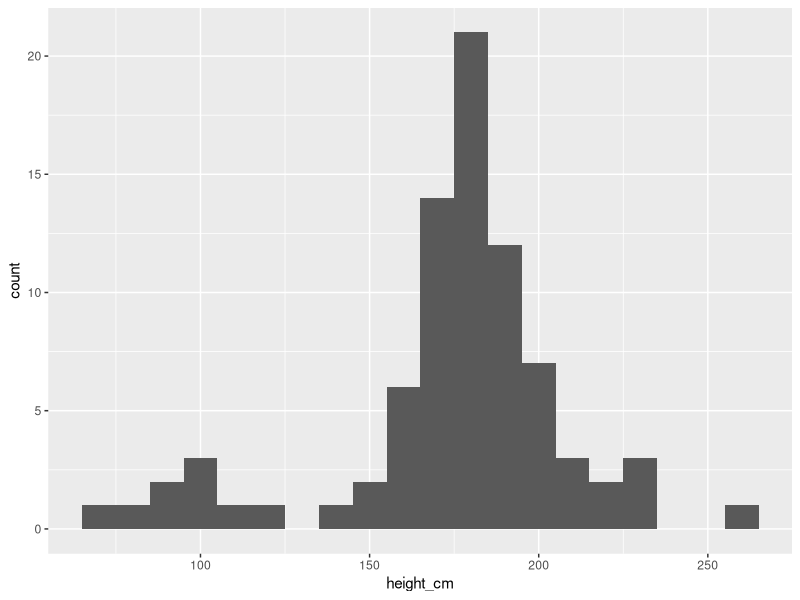
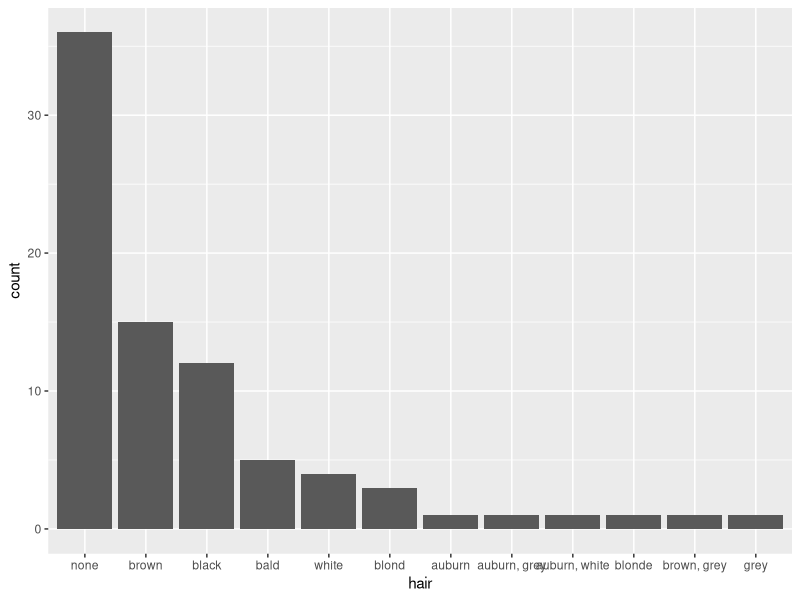
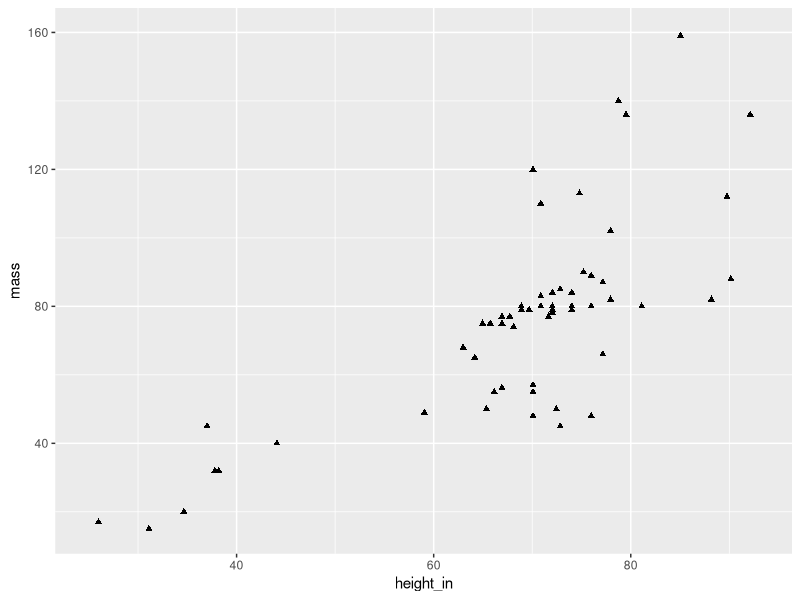
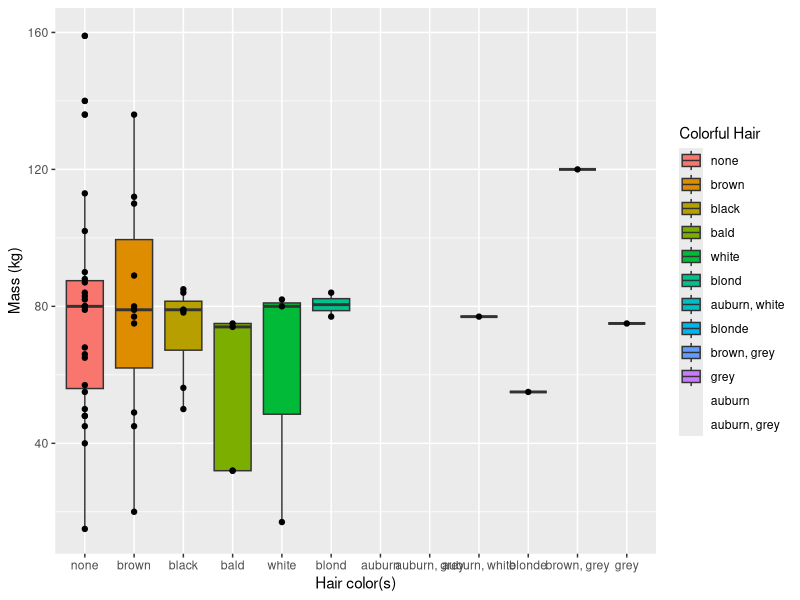
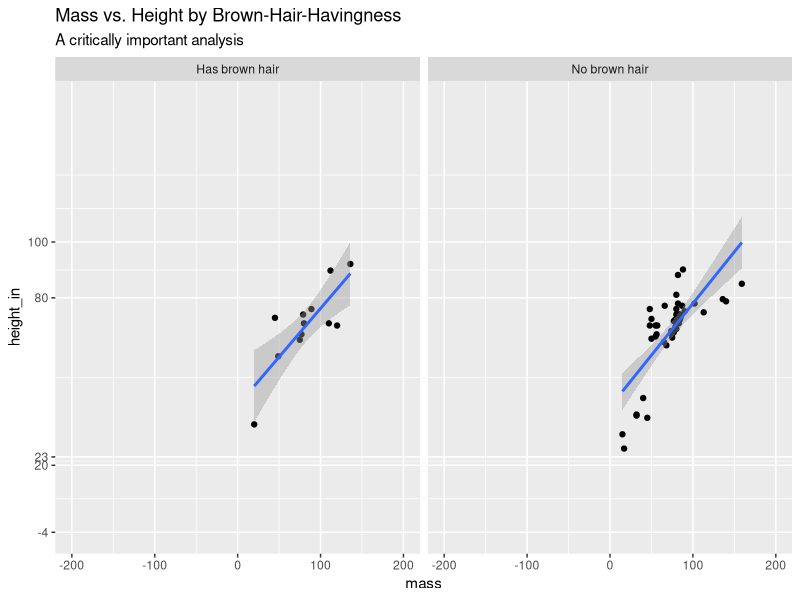
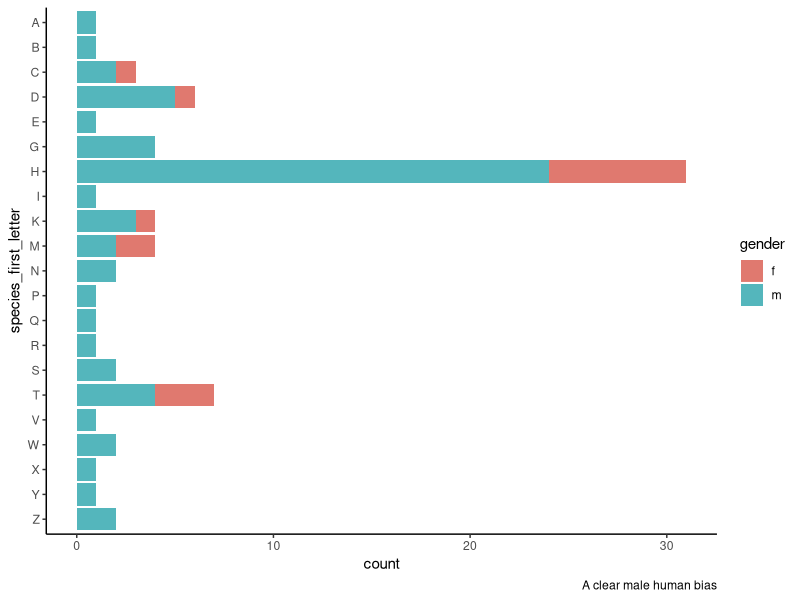
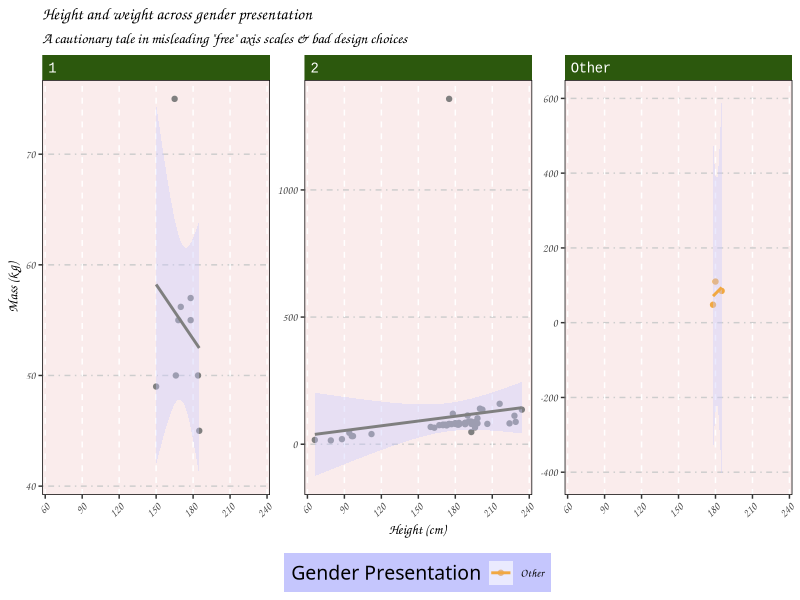

Generate these figures, in order, with R:
library(tidyverse)

## Create your goal tibble to replicate

# # Run this line to see what your end product should look like
# sw.wrangled.goal <- read_csv("data/sw-wrangled.csv") %>% 
#   mutate(across(c(hair, gender, species, homeworld), factor)) # this is a quick-and-dirty fix to account for odd importing behavior
# 
# # View in console
# sw.wrangled.goal 
# 
# # Examine the structure of the df and take note of data types
# # Look closely at factors (you may need another function to do so) to see their levels
# str(sw.wrangled.goal) 
# 
# 
# 
# ## Use the built-in starwars dataset to replicate the tibble above in a tbl called sw.wrangled
# # If you get stuck, use comments to "hold space" for where you know code needs to go to achieve a goal you're not sure how to execute
# sw.wranged <- starwars # %>% ...
# 
# 
# 
# ## Check that your sw.wrangled df is identical to the goal df
# # Use any returned information about mismatches to adjust your code as needed
# all.equal(sw.wrangled.goal, sw.wrangled.goal)


sw.wrangled <- starwars %>% 
  # Select only needed columns & rename height (to height_cm) and hair_color (to hair)
  select(name, height_cm = height, mass, hair = hair_color, gender, species, homeworld) %>% 
  # Filter out any rows where height data is missing
  filter(!is.na(height_cm)) %>% 
  # Break names into two columns (first_name, last_name); use first space " " as delimiter
  ## too_many="merge": if more than one delim (space) is found, merge everything after the space into the second column
  ## too_few="align_start": if less than one delim is found, treat the name like a first name and make last_name NA
  ## notice where in the column order the new columns appear vs if you did this with a mutate 
  separate_wider_delim(name, delim=" ", names = c("first_name", "last_name"), too_many="merge", too_few = "align_start") %>% 
  # Change categorical variables to factors
  mutate(
    ## for the 2 detected levels of gender (feminine, masculine) relabel (i.e., rename/replace those values) with f & m
    gender = factor(gender, levels = c("feminine", "masculine"), labels = c("f", "m")),
    ## convert character values in species to all upper case before creating factor levels
    species = factor(str_to_upper(species)),
    homeworld = factor(homeworld)) %>% 
  # create a second height column by converting cm to inches
  mutate(height_in = height_cm*.3937) %>% 
  # where there is no value in hair, use value "bald"
  mutate(hair = factor(replace_na(hair, "bald"))) %>% 
  # create a logical variable that returns true if "brown" is anywhere in the string value for hair 
  mutate(brown_hair = str_detect(hair, "brown")) %>% 
  # create an initials column by concatenating the first characters of the first and last name
  ## str_sub(colname, 1, 1) -- the '1,1' bit means the first character to include is the one in position 1
  ## and the last is in position 1 (so just the first character)
  mutate(initials = paste0(str_sub(first_name, 1, 1), str_sub(last_name, 1, 1))) %>% 
  # move the new height_in column to be immediately left of the height_cm column 
  relocate(height_in, .before = height_cm) %>% 
  # move the new initials column to be immediately right of the last_name column
  relocate(initials, .after = last_name) %>% 
  # sort by last_name and then (when last_name matches) by first_name
  arrange(last_name, first_name)

#write_csv(sw.wrangled, "data/sw-wrangled.csv")

# Plot 1 - height_cm and count
library(tidyverse)
ggplot(data = sw.wrangled) + geom_histogram(aes(x = height_cm), binwidth = 10) # This binwidth matches the example plot1 image

# Plot 2 - sorted_hair and count
# Need to reorder the levels of hair based on count - largest to smallest
sw.wrangled$hair <- factor(sw.wrangled$hair, levels = names(sort(table(sw.wrangled$hair), decreasing = TRUE)))
# Bar plot - make sure hair is organized from largest to smallest count
ggplot(data = sw.wrangled) + geom_bar(aes(x = hair))

# Plot 3 - height_in and mass
sw.wrangled %>%
  ggplot(aes(x = height_in, y = mass)) +
  geom_point(sw.wrangled = subset(sw.wrangled, mass <= 160), shape = "triangle") +  # Exclude the outlier by indicating the y-axis limit
  coord_cartesian(xlim = c(25, 93), ylim = c(15, 160)) +  # Set the axis limits
  scale_x_continuous(breaks = seq(40, 80, by = 20)) +  # Set x-axis breaks
  scale_y_continuous(breaks = seq(40, 160, by = 40))  # Set y-axis breaks



# Assignment 12
# Plot 1 - sorted_hair and count in boxplot with diff colors
library(tidyverse)
sw.wrangled$hair <- factor(sw.wrangled$hair, levels = names(sort(table(sw.wrangled$hair), decreasing = TRUE)))

sw.wrangled %>%
  ggplot(aes(x = hair, y = mass, fill = hair)) +
  geom_boxplot(sw.wrangled = subset(sw.wrangled, mass <= 160)) +
  coord_cartesian(ylim = c(15,160)) +
  scale_y_continuous(breaks = seq(40,160, by = 40)) +
  geom_point(aes(x = hair, y = mass)) +
  labs(x = "Hair color(s)",
       y = "Mass (kg)",
       fill = "Colorful Hair") + # Change legend title
  guides(fill = guide_legend(override.aes = list(shape = NA))) 


# Plot 2 - mass vs. height by brown-hair-havingness
library(tidyverse)
sw.wrangled$brown_hair <- factor(sw.wrangled$brown_hair, levels = c(TRUE, FALSE))
  
sw.wrangled %>%
  filter(!(mass > 1000)) %>% # To remove the outlier
  arrange(brown_hair) %>%
  ggplot(aes(x = `mass`, y = `height_in`)) +
  geom_point() +
  coord_cartesian(xlim = c(-200,200), ylim = c(-4,150)) + # Setting the axes
  facet_wrap(~ brown_hair, labeller = labeller(brown_hair = c('TRUE' = "Has brown hair", 'FALSE' = "No brown hair"))) + # Display the brown hair and no brown hair data side by side
  geom_smooth(method = "lm") + # Using the formula 'y ~ x' to calculate a line of best fit
  scale_y_continuous(breaks = c(-4,20,23, 80, 100)) + # Choosing the accurate axis breaks
  labs(title = "Mass vs. Height by Brown-Hair-Havingness",
        subtitle = "A critically important analysis",
        x = "mass",
        y = "height_in")


# Plot 3 - stacked bar graph based on species count of first alphabet
library(tidyverse)
sw.wrangled.plot3 <- sw.wrangled %>%
  filter(!is.na(gender)) %>%
  mutate(species_firstchar = substr(species, 1, 1)) %>%
  group_by(gender, species_firstchar) %>%
  summarise(Count = n())

sw.wrangled.plot3 %>%
  ggplot(aes(x = Count, y = species_firstchar, fill = gender)) +
  geom_col(position = "stack") +
  theme(panel.background = element_rect(fill = "white", color = "white"),
        panel.grid.major = element_blank(),
        panel.grid.minor = element_blank(),
        axis.line = element_line(color = "black")) + # To set the background as white, remove any grid lines, and make sure axis is black
  labs(x = "count",
       y = "species_first_letter",
       caption = "A clear male human bias") +
  scale_fill_manual(values = c("m" = "#54B6BC", "f" = "#E0796F")) +
  scale_y_discrete(limits = rev(levels(factor(sw.wrangled.plot3$species_firstchar))))

# Assignment 13
# Plot - Mass and weight across gender presentation
library(tidyverse)

sw.facet_data <- sw.wrangled %>%
  mutate(gender = ifelse(is.na(gender), "Other", gender)) %>%
  filter(!is.na(mass)) %>%
  mutate(`gender` = replace(`gender`, `gender` == "m", "Male")) %>%
  mutate(`gender` = replace(`gender`, `gender` == "f", "Female")) %>%
  mutate(`gender` = replace(`gender`, `gender` == "other", "Other")) %>%
  select(`height_cm`, `mass`, `gender`)

gender_colors <- c("Female" = "#75150C", "Male" = "#767575", "Other" = "#F1A841")

sw.facet_data %>%
  ggplot(aes(x = height_cm, y = mass, color = gender, se=TRUE)) +
  geom_point() +
  geom_smooth(method = "lm", se = TRUE, fill = "#CCCCFC") + 
  facet_wrap( ~ gender, scales = "free_y") +
  labs(title = "Height and weight across gender presentation",
       subtitle = "A cautionary tale in misleading \"free\" axis scales & bad design choices",
       x = "Height (cm)",
       y = "Mass (kg)",
       color = "Gender Presentation") +
  scale_x_continuous(breaks = seq(60, 270, by = 30)) +
  scale_color_manual(values = gender_colors) + 
  theme(
    plot.title = element_text(family = "Comic Sans MS", size = 12),
    plot.subtitle = element_text(family = "Comic Sans MS"),
    axis.title = element_text(family = "Comic Sans MS", size = 10),
    legend.position = "bottom",
    legend.background = element_rect(fill = "#C5C6FD"),
    legend.text = element_text(family = "Comic Sans MS", size = 8),
    legend.title = element_text(family = "Brush Script MT", size = 14),
    strip.background = element_rect(fill = "#2C580D"),
    strip.text = element_text(family = "Courier New", size = 10, color = "white", hjust = 0),
    panel.background = element_rect(fill = "#FAECEC"),
    panel.border = element_rect(color = "black", fill = NA),
    panel.grid.major.y = element_line(linetype = "dotdash", color = "#CDCDCD"),
    panel.grid.minor.y = element_blank(),
    panel.grid.major.x = element_line(linetype = "dashed"),
    panel.grid.minor.x = element_blank(),
    legend.key = element_rect(fill = 'white'),
    axis.text.x = element_text(angle = 45, hjust = 1, family = "Comic Sans MS", size = 8),
    axis.text.y = element_text(face = "italic", family = "Comic Sans MS", size = 8)
  )
